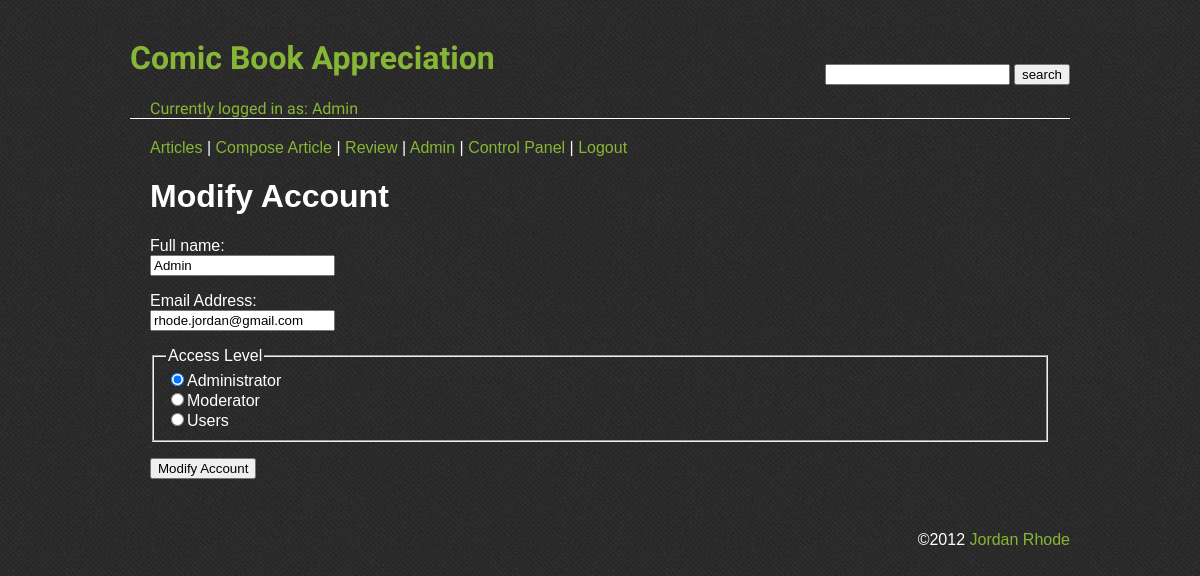
Screenshot of /useraccount.php?userid=1 (signed in) with the database file from the repository.
### tables this page shows
CREATE TABLE IF NOT EXISTS `cms_users` (
  `user_id` int(11) NOT NULL AUTO_INCREMENT,
  `email` varchar(255) NOT NULL DEFAULT '',
  `password` varchar(50) NOT NULL DEFAULT '',
  `name` varchar(100) NOT NULL DEFAULT '',
  `access_lvl` tinyint(4) NOT NULL DEFAULT '1',
  `hometown` varchar(255) DEFAULT '',
  `age` varchar(3) DEFAULT '',
  `bio` varchar(500) DEFAULT '',
  PRIMARY KEY (`user_id`),
  UNIQUE KEY `uniq_email` (`email`)
);

CREATE TABLE IF NOT EXISTS `cms_access_levels` (
  `access_lvl` tinyint(4) NOT NULL AUTO_INCREMENT,
  `access_name` varchar(50) NOT NULL DEFAULT '',
  PRIMARY KEY (`access_lvl`)
);

### useraccount.php (the view, shortened to what this page needs)
<?php
	require_once "conn.php";
	$userid = "";
	$name = "";
	$email = "";
	$access_lvl = "";
	if(isset($_GET["userid"])) {
		$sql = "SELECT * FROM cms_users WHERE user_id=" . $_GET["userid"];
		$result = mysql_query($sql,$conn)
			or die("Couldn't look up user data: " . mysql_error());
		$row = mysql_fetch_array($result);
		$userid = $_GET["userid"];
		$name = $row["name"];
		$email = $row["email"];
		$access_lvl = $row["access_lvl"];
	}
	require_once "header.php";
	echo "<form method=\"post\" action=\"transact-user.php\">\n";
	if($userid) {
		echo "<h1>Modify Account</h1>\n";
	}	else {
		echo "<h1>Create Account</h1>\n";
		$create = true;
	}
?>
<p>
	Full name: <br/>
	<input type="text" class="textInput" name="name" maxlength="100" value="<?php echo htmlspecialchars($name);?>" />
</p>
<p>
	Email Address: <br/>
	<input type="text" class="textInput" name="email" maxlength="255" value="<?php echo htmlspecialchars($email);?>" />
</p>
<?php
	if(isset($_SESSION["access_lvl"])
		and $_SESSION["access_lvl"] == 3)
	{
		echo "<fieldset>\n";
		echo "<legend>Access Level</legend>\n";
		$sql = "SELECT * FROM cms_access_levels ORDER BY access_lvl DESC";
		$result = mysql_query($sql, $conn)
			or die("Couldn't list access levels: " . mysql_error());
		while ($row = mysql_fetch_array($result)) {
			echo ' <input type="radio" class="radio" id="acl_' .
			$row["access_lvl"] . '" name="access_lvl" value="' .
			$row["access_lvl"] . '" ';
			if($row["access_lvl"] == $access_lvl) {
				echo "checked='checked'";
			}
			echo ">" . $row["access_name"] . "<br/>\n";
		}
?>
</fieldset>
<p>
	<input type="submit" class="submit" name="action" value="Modify Account" />
</p>
<?php } ?>
</form>
<?php
    require_once "footer.php"; ?>

### header.php (shortened to what this page needs)
<!DOCTYPE unspecified PUBLIC "-//W3C//DTD HTML 4.01 Transitional//EN" "http://www.w3.org/TR/html4/loose.dtd">
<LINK href="assets/css/styles.css" rel="stylesheet" type="text/css">
<html>
	<head>
	</head>
	<body>
		<div id="container">
		<div id="header">
		<div id="logonbar">
			<div id="logoblob">
				<h1>Comic Book Appreciation</h1>
			</div>
			<?php
				if (isset($_SESSION["name"]))
				{
					echo " <div id='logowelcome'>";
					echo " Currently logged in as: " . $_SESSION['name'];
					echo " </div>";
				}
			?>
		</div>
		<div id="navright">
			<form method="get" action="search.php">
				<p>
					<input id="searchkeywords" type="text" name="keywords"
					<?php
						if(isset($_GET["keywords"]))
						{
							echo "value='" . htmlspecialchars($_GET["keywords"]) . "'";
						}
					?>
					/>
					<input id="searchbutton" class="submit" type="submit" value="search" />
				</p>
			</form>
		</div>
	</div>
		<div id="maincolumn">
			<div id="navigation">
				<?php
					echo "<a href='index.php'>Articles</a>";
					if(!isset($_SESSION["user_id"]))
					{
						echo " | <a href='login.php'>Login</a>";
					} else {
						echo " | <a href='compose.php'>Compose Article</a>";
						if ($_SESSION["access_lvl"] > 1)
						{
							echo " | <a href='pending.php'>Review</a>";
						}
						if ($_SESSION["access_lvl"] > 2)
						{
							echo " | <a href='admin.php'>Admin</a>";
						}
						echo " | <a href='cpanel.php'>Control Panel</a>";
						echo " | <a href='transact-user.php?action=Logout'>Logout</a>";
					}
				?>
			</div>
			<div id="articles">

### footer.php
	</div>
</div>
<div id="footer"><p>&copy;2012 <a href="http://www.jordanrhode.com" target="_blank">Jordan Rhode</a><p></div>
</div>
</body>
</html>

### assets/css/styles.css (style rules this page uses)
a:link { color:#87b636; text-decoration: none; }
body { background-image: url("../img/navy_blue.png"); font-family: "Trebuchet MS", Helvetica, sans-serif; color: white; }
#container { width: 940px; margin: -15px auto 0 auto; padding: 25px; }
#footer { float:right; }
#header { color: #87b636; font-family: 'Walter Turncoat', cursive; border-bottom: 1px solid white; }
#logowelcome { padding-left: 20px; }
#maincolumn { padding: 20px; }
#navright { float: right; margin-top: -70px; }

### rows the page displays
cms_users: name "Admin", email "rhode.jordan@gmail.com", access_lvl "☑"
cms_access_levels: access_name "Administrator"
cms_access_levels: access_name "Moderator"
cms_access_levels: access_name "Users"

### other values shown
$_SESSION['name'] "Admin"
